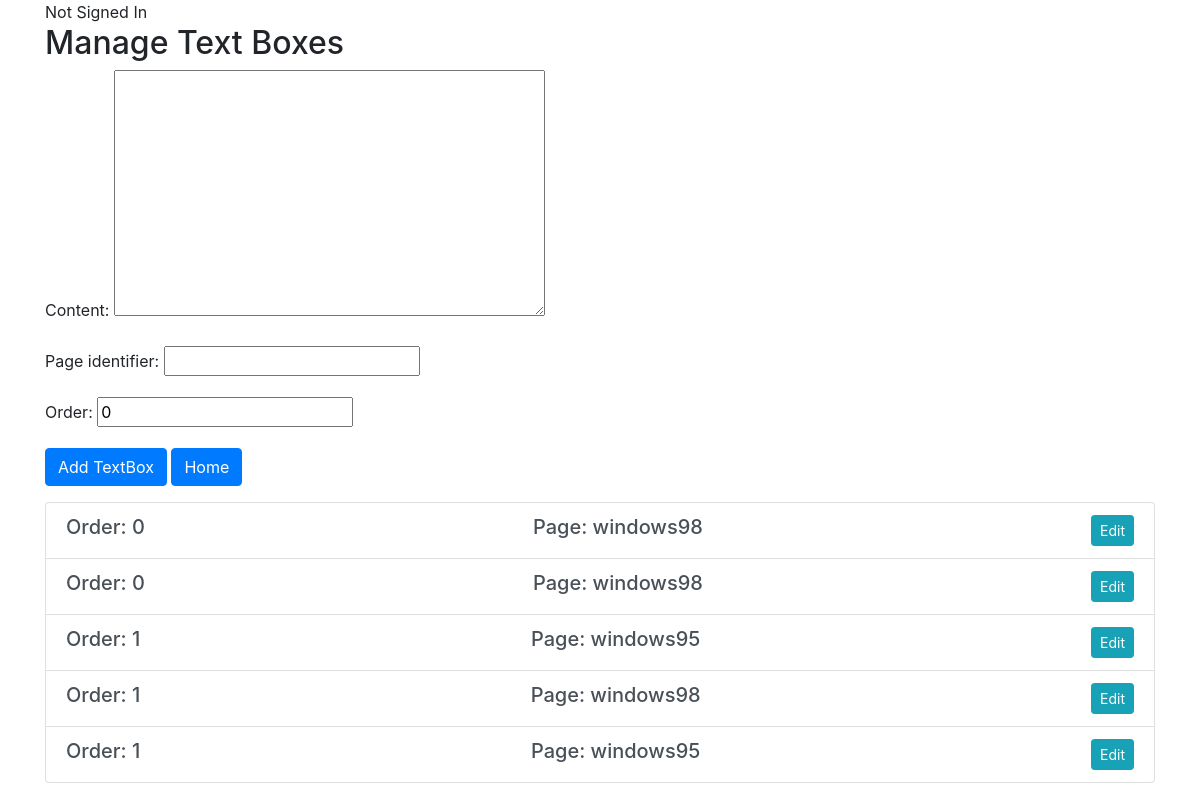
Page /manage_textboxes/ on the earlier database version.
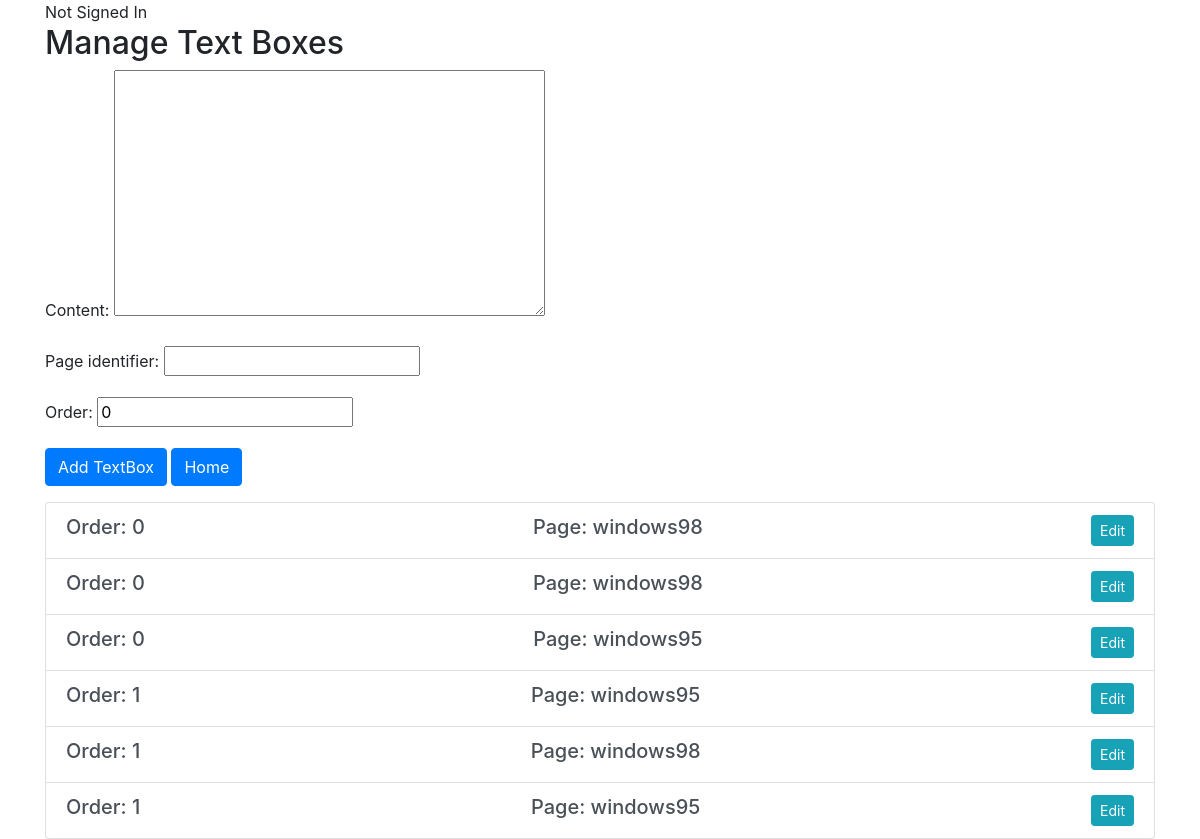
Same page on the later database version.
### customerproject/models.py (models this page shows)
class TextBox(models.Model):
    content = models.TextField()
    page_identifier = models.CharField(max_length=100)
    order = models.PositiveIntegerField(default=0)
    class Meta:
        ordering = ['order', 'id', 'page_identifier']

### customerproject/views.py (the view)
# urls.py: path('manage_textboxes/', manage_textboxes, name='manage_textboxes'),
def manage_textboxes(request):
    text_boxes = TextBox.objects.all()
    if request.method == 'POST':
        form = TextBoxForm(request.POST)
        if form.is_valid():
            form.save()
            return redirect('manage_textboxes')
    else:
        form = TextBoxForm()
    return render(request, 'manage_textboxes.html', {
        'text_boxes': text_boxes,
        'form': form
    })

### customerproject/forms.py
class TextBoxForm(forms.ModelForm):
    class Meta:
        model = TextBox
        fields = ['content', 'page_identifier', 'order']

### customerproject/templates/manage_textboxes.html (shortened to what this page needs)
{% extends "base.html" %}
{% block content %}
    <h2>Manage Text Boxes</h2>
    <form method="post" class="mb-3">
        {{ form.as_p }}
        <button type="submit" class="btn btn-primary">Add TextBox</button>
        <a class="btn btn-primary" href="{% url 'homepage' %}" role="button">Home</a>
    </form>
    <div class="list-group">
        {% for text_box in text_boxes %}
            <div class="list-group-item list-group-item-action flex-column align-items-start">
                <div class="d-flex w-100 justify-content-between">
                    <h5 class="mb-1">Order: {{ text_box.order }}</h5>
                    <h5 class="mb-1"> Page: {{ text_box.page_identifier }}</h5>
                    <div class="btn-group">
                        <a href="{% url 'edit_textbox' text_box.pk %}" class="btn btn-info btn-sm">Edit</a>
                    </div>
                </div>
            </div>
        {% endfor %}
    </div>
{% endblock %}

Differences in the rows shown:
added TextBox: order "0", page_identifier "windows95"
